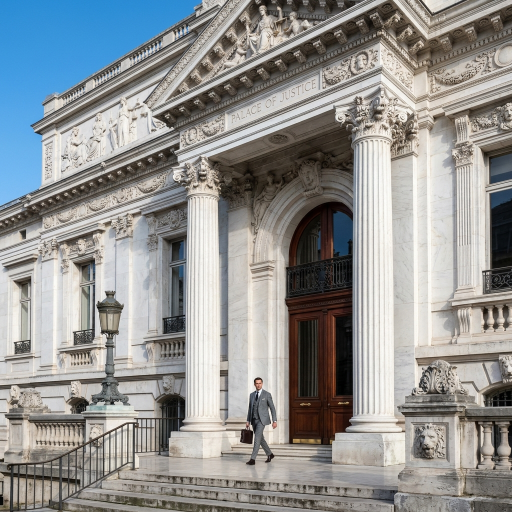
#> input picture assets/images/about_editorial_light.png, 1024 x 1024 px, given in place of logo_light.png, which was not available (shown at 1/2 size)
$ python make_og.py
#> lines starting #> are read from the running program, lines starting #| are printed output that depends on the picture; pictures that were not available may be replaced by others from this repository, and a replacement may not be noted
from PIL import Image

# Setup
bg_color = (11, 32, 70) # #0B2046
width, height = 1200, 630

# Create blank image with background color
og_image = Image.new('RGB', (width, height), bg_color)
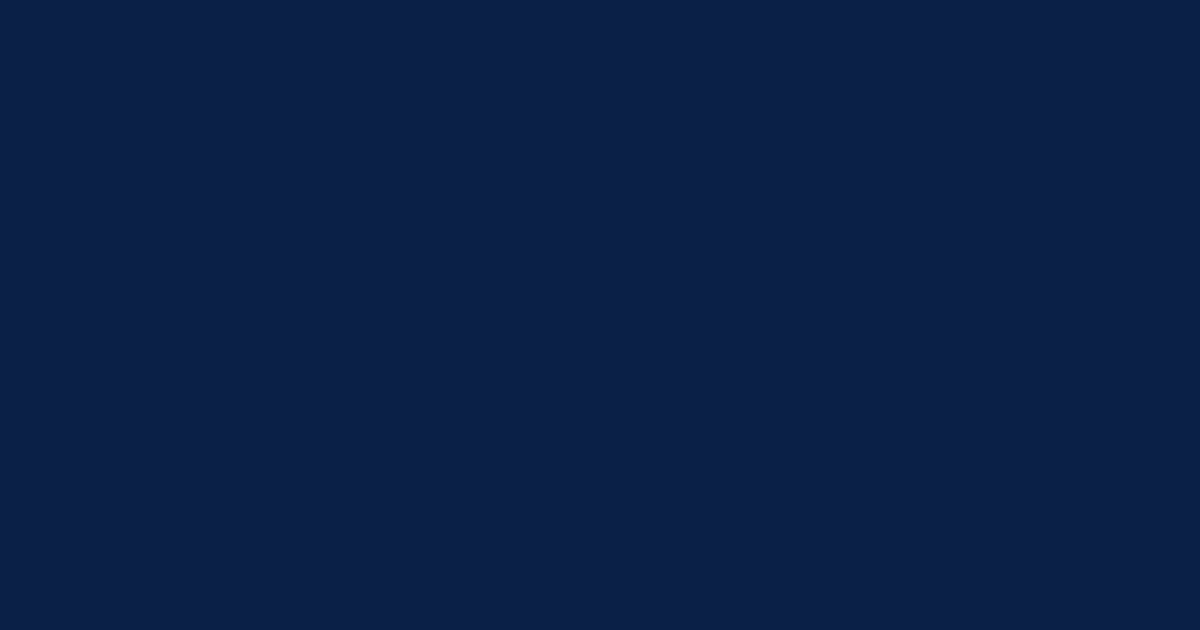
#> og_image: PIL image 1200x630 RGB; mean R, G, B 11, 32, 70

# Load logo
logo_path = r"public\assets\images\logo_light.png"
try:
    logo = Image.open(logo_path)
#> logo is the input picture: PIL image 1024x1024 RGB; mean R, G, B 145.8, 147.1, 146.5
    # Resize logo if it's too big, maintaining aspect ratio.
    # Let's say max width 600 or max height 200 for aesthetic padding
    logo.thumbnail((800, 250), Image.Resampling.LANCZOS)
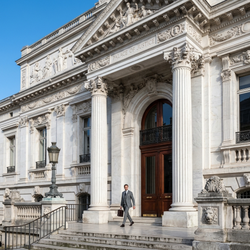
#> logo: PIL image 250x250 RGB; mean R, G, B 145.9, 147.2, 146.6

    # Calculate position to center
    x = (width - logo.width) // 2
#> x = 475
    y = (height - logo.height) // 2
#> y = 190

    # Paste logo using its alpha channel as mask
    og_image.paste(logo, (x, y), logo if logo.mode == 'RGBA' else None)
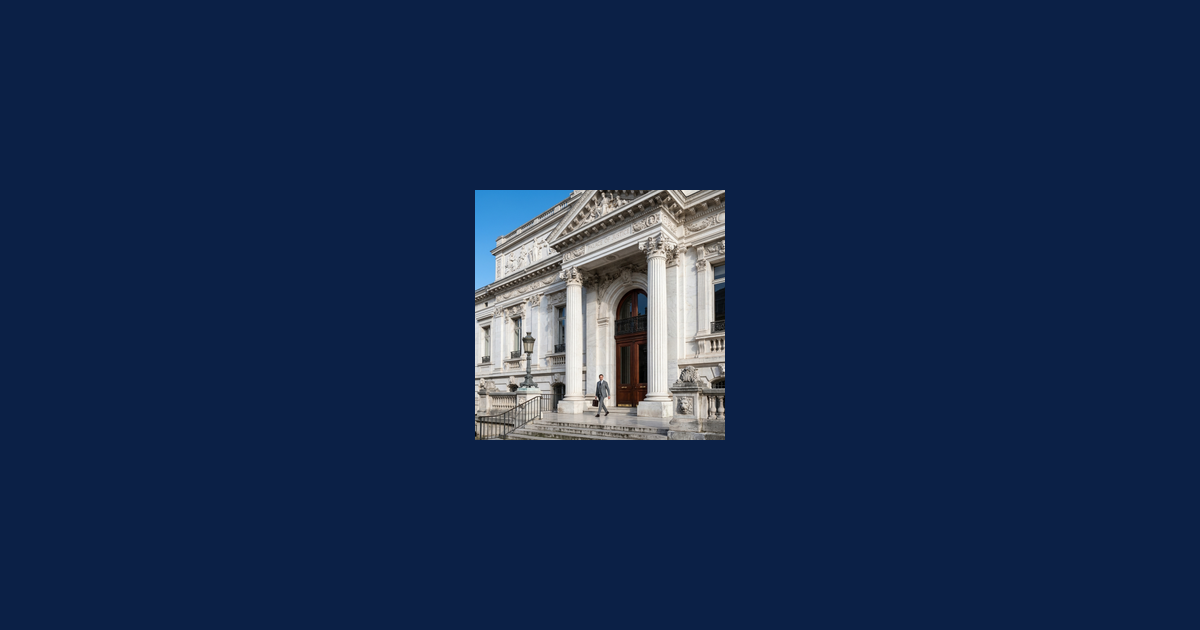
#> og_image: PIL image 1200x630 RGB; mean R, G, B 22.2, 41.5, 76.3

except Exception as e:
    print(f"Failed to process logo: {e}")

# Save
out_path = r"public\assets\images\og_image.png"
og_image.save(out_path)
print("Saved branded OG image!")

$ run again, on assets/images/about_hero_light.png
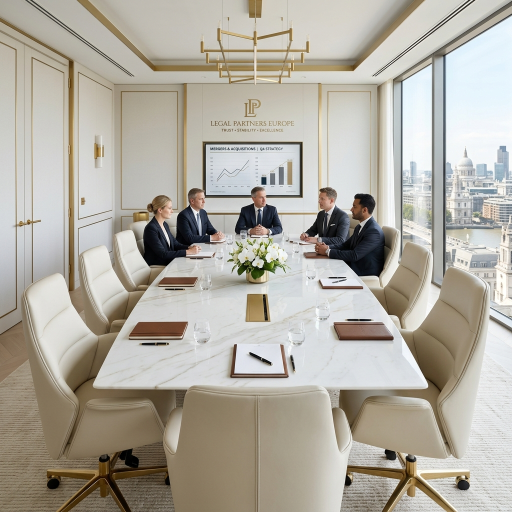
#> input picture assets/images/about_hero_light.png, 1024 x 1024 px, given in place of logo_light.png, which was not available (shown at 1/2 size)
#> logo is the input picture: PIL image 1024x1024 RGB; mean R, G, B 176.3, 171.4, 160.9
#> `logo.thumbnail((800, 250), Image.Resampling.LANCZOS)`:
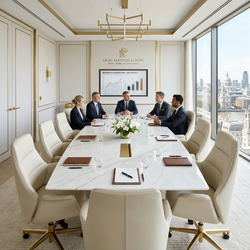
#> logo: PIL image 250x250 RGB; mean R, G, B 176.4, 171.5, 161
#> `og_image.paste(logo, (x, y), logo if logo.mode == 'RGBA' else None)`:
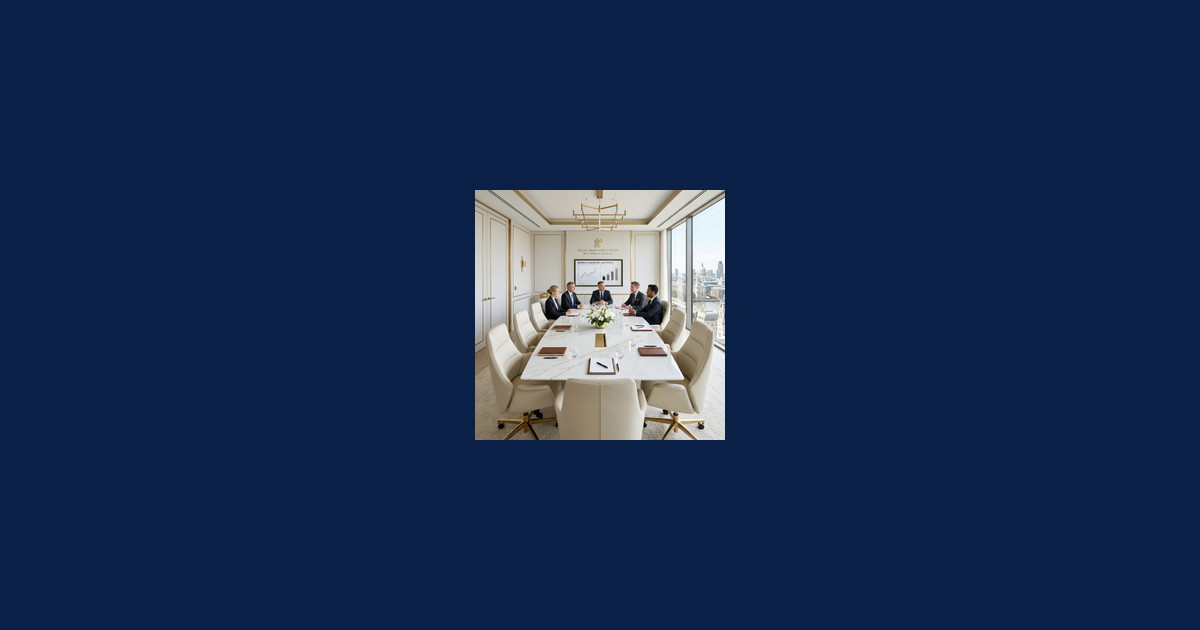
#> og_image: PIL image 1200x630 RGB; mean R, G, B 24.7, 43.5, 77.5

$ run again, on assets/images/article_no_roots.png
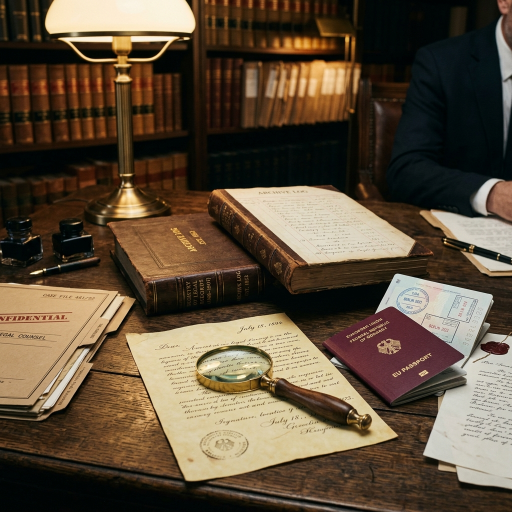
#> input picture assets/images/article_no_roots.png, 1024 x 1024 px, given in place of logo_light.png, which was not available (shown at 1/2 size)
#> logo is the input picture: PIL image 1024x1024 RGB; mean R, G, B 94.7, 79, 60.1
#> `logo.thumbnail((800, 250), Image.Resampling.LANCZOS)`:
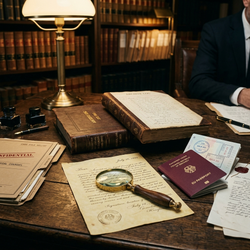
#> logo: PIL image 250x250 RGB; mean R, G, B 94.9, 79.1, 60.2
#> `og_image.paste(logo, (x, y), logo if logo.mode == 'RGBA' else None)`:
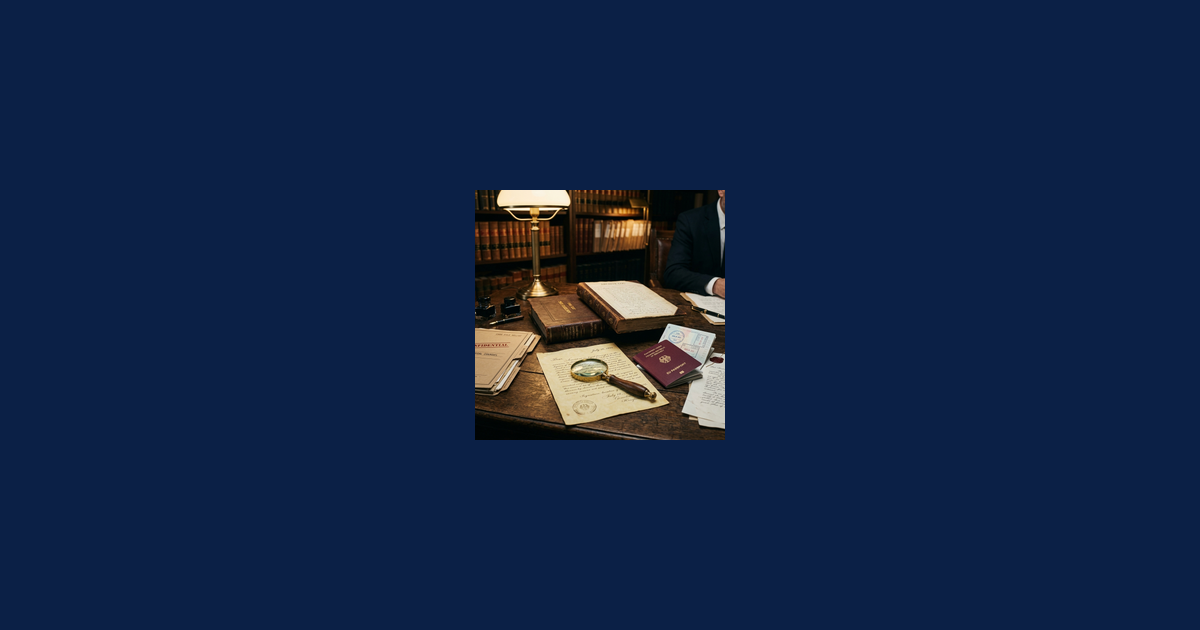
#> og_image: PIL image 1200x630 RGB; mean R, G, B 17.9, 35.9, 69.2
